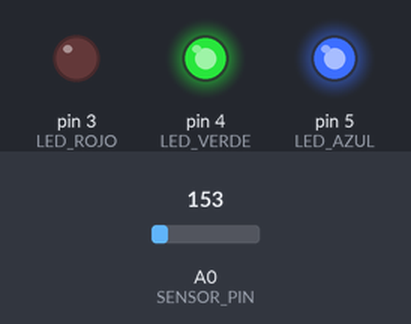
Simulated run of this sketch. Board: Arduino Uno, built with avr-gcc and run on an emulated ATmega328P. Shown: output pins drawn as LEDs (lit = HIGH). The inputs (shaded band) are chosen by the test bench; at power-on: A0 (SENSOR_PIN) = 153.

Above: at 1.8 s.
1.9 s: A0 (SENSOR_PIN) set to 130
At 3.1 s:
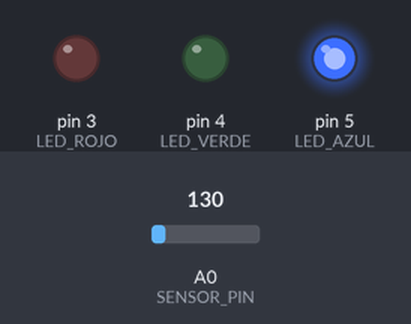
3.5 s: A0 (SENSOR_PIN) set to 165
At 4.6 s:
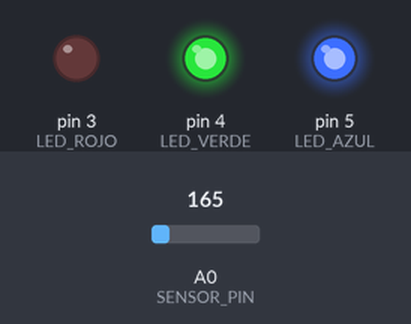
5.5 s: A0 (SENSOR_PIN) set to 133
At 7.4 s:
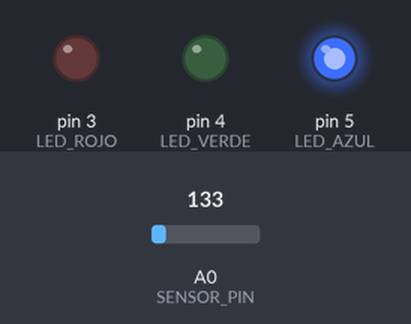
Timing chart, 0 to 8.9 s (numbered marks = the images above; inputs shaded):
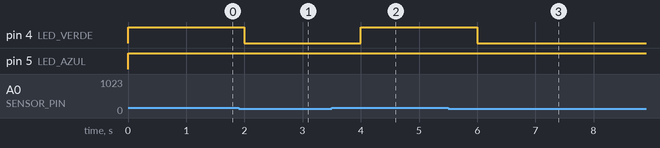

The sketch:

ej_6.2.ino
```cpp
/*
Ejercicio 6.2
Armar el termómetro, indicando con los leds la temperatura leída.
*/

#define SENSOR_PIN A0
#define LED_ROJO 3
#define LED_VERDE 4
#define LED_AZUL 5

void setup()
{
  pinMode(LED_ROJO, OUTPUT);
  pinMode(LED_VERDE, OUTPUT);
  pinMode(LED_AZUL, OUTPUT);
  //Serial.begin(9600);
}

void loop()
{
  int lectura = analogRead(SENSOR_PIN); // Leer el valor analógico del sensor TMP36
  float voltage = (lectura / 1023.0) * 5.0; // Convertir la lectura analógica a voltaje
  float temperature = (voltage - 0.5) * 100.0; // Convertir el voltaje a temperatura en grados Celsius

  /*
  Serial.print("Temperatura: ");
  Serial.print(temperature);
  Serial.println("°C");
  */

  // Encender los LEDs según la temperatura
  if (temperature < 20.0)
  {
    digitalWrite(LED_ROJO, LOW);
    digitalWrite(LED_VERDE, LOW);
    digitalWrite(LED_AZUL, HIGH);
  }
  else if (temperature > 70.0)
  {
    digitalWrite(LED_ROJO, HIGH);
    digitalWrite(LED_VERDE, HIGH);
    digitalWrite(LED_AZUL, HIGH);
  }
  else
  {
    digitalWrite(LED_ROJO, LOW);
    digitalWrite(LED_VERDE, HIGH);
    digitalWrite(LED_AZUL, HIGH);
  }
  delay(1000); // Puedes ajustar el tiempo de muestreo
}
```

Measured:
- the behaviour switches between 144 and 143 on A0 (SENSOR_PIN) (found by bisection; images 0 and 1)
- after the input at 1.9 s, pin 4 (LED_VERDE): HIGH → LOW after 0.10 s
- after the input at 3.5 s, pin 4 (LED_VERDE): LOW → HIGH after 0.50 s
- after the input at 5.5 s, pin 4 (LED_VERDE): HIGH → LOW after 0.50 s
